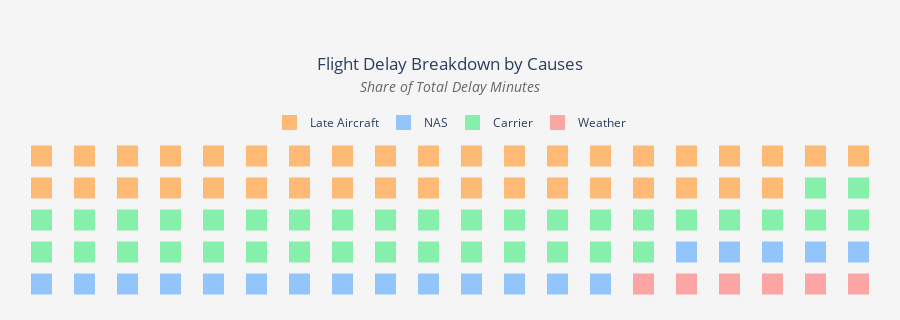

Notebook source saved alongside this figure:
### Code cell
color_map = {
    "Late Aircraft": "#FDBA74",  # pastel orange
    "NAS": "#93C5FD",            # pastel blue
    "Carrier": "#86EFAC",        # pastel green
    "Weather": "#FCA5A5",        # pastel red
    "Security": "#D1D5DB"        # pastel gray
}

fig = go.Figure()

for cause, color in color_map.items():
    mask = np.array([c == cause for c in waffle])

    pct = df_delay_causes_pd.loc[
        df_delay_causes_pd["label"] == cause, "pct"
    ].values[0]

    minutes = df_delay_causes_pd.loc[
        df_delay_causes_pd["label"] == cause, "delay_minutes"
    ].values[0]

    fig.add_trace(
        go.Scatter(
            x=x[mask],
            y=y[mask],
            mode="markers",
            name=cause,
            marker=dict(
                size=22,
                symbol="square",
                color=color,
                line=dict(width=1, color="#f5f5f5")
            ),
            hovertemplate=(
                f"<b>{cause}</b><br>"
                f"{pct:.1f}% of total delay<br>"
                f"{minutes:,.0f} minutes"
                "<extra></extra>"
            )
        )
    )

fig.update_layout(
    title=dict(
        text=(
            "Flight Delay Breakdown by Causes"
            "<br><span style='font-size:14px;color:#666;font-style:italic'>"
            "Share of Total Delay Minutes"
            "</span>"
        ),
        x=0.5,
        xanchor="center"
    ),

    legend=dict(
        orientation="h",
        yanchor="top", y=1.2,
        xanchor="center", x=0.5,
        font=dict(size=12), title=None
    ),

    height=320,
    margin=dict(l=20, r=20, t=140, b=20),

    xaxis=dict(visible=False, range=[-0.5, 19.5]),
    yaxis=dict(visible=False, range=[-0.5, 4.5]),

    paper_bgcolor="#f5f5f5",
    plot_bgcolor="#f5f5f5",
    showlegend=True
)

fig.show()

### Figure 1 — Plotly figure (JSON) as saved in the notebook; plotly's stock layout.template omitted (floating-point values rounded to 4 significant figures)
{"data": [{"hovertemplate": "<b>Late Aircraft</b><br>37.7% of total delay<br>13,598,175 minutes<extra></extra>", "marker": {"color": "#FDBA74", "line": {"color": "#f5f5f5", "width": 1}, "size": 22, "symbol": "square"}, "mode": "markers", "name": "Late Aircraft", "type": "scatter", "x": [0, 1, 2, 3, 4, 5, 6, 7, 8, 9, 10, 11, 12, 13, 14, 15, 16, 17, 18, 19, 0, 1, 2, 3, 4, 5, 6, 7, 8, 9, 10, 11, 12, 13, 14, 15, 16, 17], "y": [4, 4, 4, 4, 4, 4, 4, 4, 4, 4, 4, 4, 4, 4, 4, 4, 4, 4, 4, 4, 3, 3, 3, 3, 3, 3, 3, 3, 3, 3, 3, 3, 3, 3, 3, 3, 3, 3]}, {"hovertemplate": "<b>NAS</b><br>19.5% of total delay<br>7,028,161 minutes<extra></extra>", "marker": {"color": "#93C5FD", "line": {"color": "#f5f5f5", "width": 1}, "size": 22, "symbol": "square"}, "mode": "markers", "name": "NAS", "type": "scatter", "x": [15, 16, 17, 18, 19, 0, 1, 2, 3, 4, 5, 6, 7, 8, 9, 10, 11, 12, 13], "y": [1, 1, 1, 1, 1, 0, 0, 0, 0, 0, 0, 0, 0, 0, 0, 0, 0, 0, 0]}, {"hovertemplate": "<b>Carrier</b><br>36.7% of total delay<br>13,217,960 minutes<extra></extra>", "marker": {"color": "#86EFAC", "line": {"color": "#f5f5f5", "width": 1}, "size": 22, "symbol": "square"}, "mode": "markers", "name": "Carrier", "type": "scatter", "x": [18, 19, 0, 1, 2, 3, 4, 5, 6, 7, 8, 9, 10, 11, 12, 13, 14, 15, 16, 17, 18, 19, 0, 1, 2, 3, 4, 5, 6, 7, 8, 9, 10, 11, 12, 13, 14], "y": [3, 3, 2, 2, 2, 2, 2, 2, 2, 2, 2, 2, 2, 2, 2, 2, 2, 2, 2, 2, 2, 2, 1, 1, 1, 1, 1, 1, 1, 1, 1, 1, 1, 1, 1, 1, 1]}, {"hovertemplate": "<b>Weather</b><br>5.9% of total delay<br>2,127,583 minutes<extra></extra>", "marker": {"color": "#FCA5A5", "line": {"color": "#f5f5f5", "width": 1}, "size": 22, "symbol": "square"}, "mode": "markers", "name": "Weather", "type": "scatter", "x": [14, 15, 16, 17, 18, 19], "y": [0, 0, 0, 0, 0, 0]}, {"hovertemplate": "<b>Security</b><br>0.2% of total delay<br>77,907 minutes<extra></extra>", "marker": {"color": "#D1D5DB", "line": {"color": "#f5f5f5", "width": 1}, "size": 22, "symbol": "square"}, "mode": "markers", "name": "Security", "type": "scatter", "x": [], "y": []}], "layout": {"height": 320, "legend": {"font": {"size": 12}, "orientation": "h", "title": {}, "x": 0.5, "xanchor": "center", "y": 1.2, "yanchor": "top"}, "margin": {"b": 20, "l": 20, "r": 20, "t": 140}, "paper_bgcolor": "#f5f5f5", "plot_bgcolor": "#f5f5f5", "showlegend": true, "title": {"text": "Flight Delay Breakdown by Causes<br><span style='font-size:14px;color:#666;font-style:italic'>Share of Total Delay Minutes</span>", "x": 0.5, "xanchor": "center"}, "xaxis": {"range": [-0.5, 19.5], "visible": false}, "yaxis": {"range": [-0.5, 4.5], "visible": false}}}
